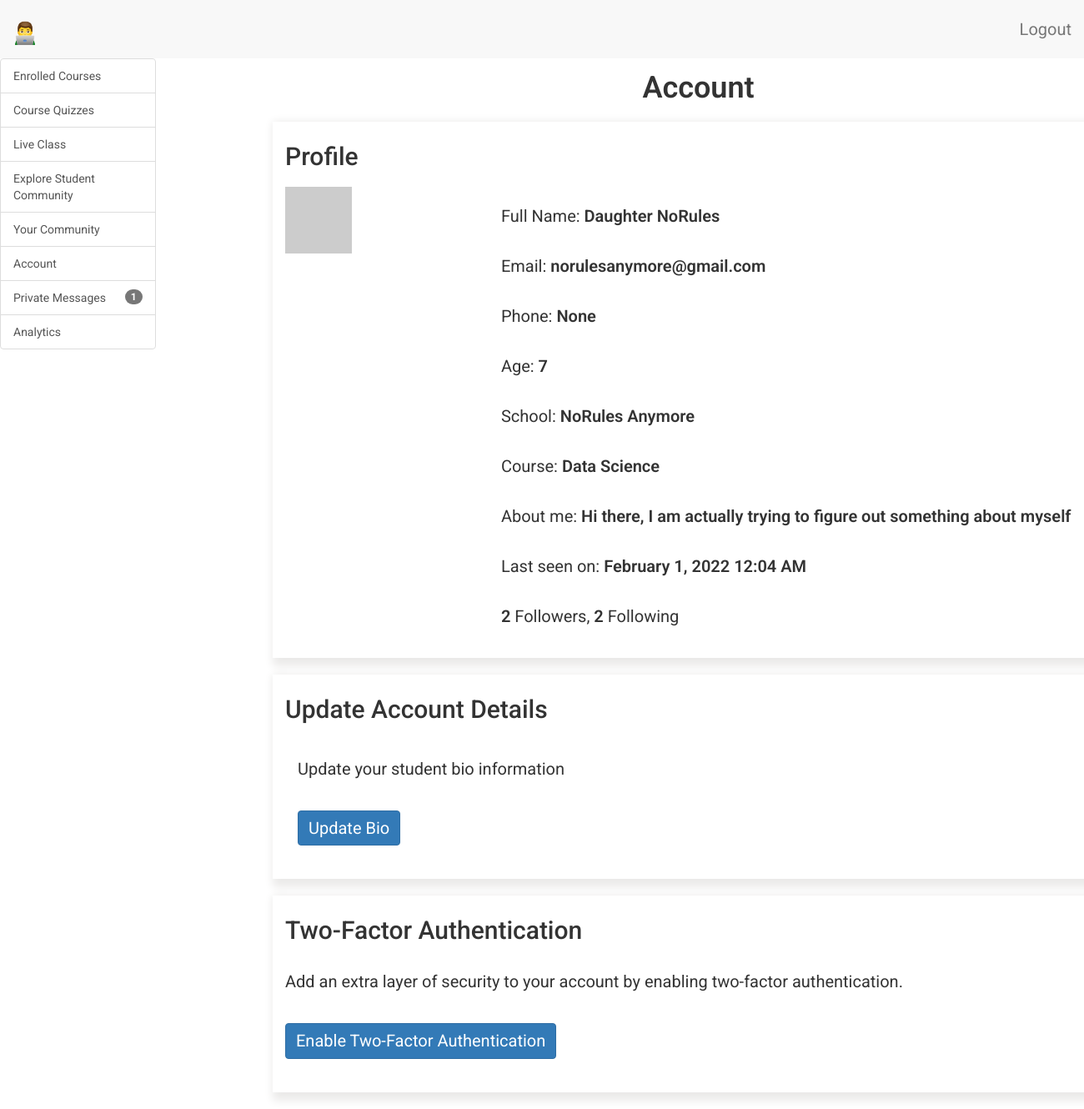
/student/dashboard/Daughter NoRules/account (signed in), run on the app's committed database.
### app/models.py (models this page shows, shortened)
class Student(UserMixin, db.Model):
    __tablename__ = 'student'
    id = db.Column(db.Integer, primary_key=True)
    student_full_name = db.Column(db.String(64), index=True, unique=True)
    student_email = db.Column(db.String(120), index=True, unique=True)
    student_phone = db.Column(db.String(120), index=True, unique=True)
    student_school = db.Column(db.String(120), index=True)
    student_age = db.Column(db.Integer, index=True)
    student_course = db.Column(db.String(120), index=True)
    student_password_hash = db.Column(db.String(128))
    student_about_me = db.Column(db.String(140))
    student_last_seen = db.Column(db.DateTime, default=datetime.utcnow)
    parent_id = db.Column(db.Integer, db.ForeignKey('parent.id'))
    messages_sent = db.relationship(
        'StudentMessage',
        foreign_keys='StudentMessage.sender_id',
        backref='author',
        lazy='dynamic')
    messages_received = db.relationship(
        'StudentMessage',
        foreign_keys='StudentMessage.recipient_id',
        backref='recipient',
        lazy='dynamic')
    last_message_read_time = db.Column(db.DateTime)
    notifications = db.relationship(
        'StudentNotification',
        backref='student',
        lazy='dynamic')
    comments = db.relationship(
        'CommunityComment', backref='author', lazy='dynamic')
    webdev_chapter1_comments = db.relationship(
        'WebDevChapter1Comment', backref='author', lazy='dynamic')
    webdev_chapter2_comments = db.relationship(
        'WebDevChapter2Comment', backref='author', lazy='dynamic')
    webdev_chapter3_comments = db.relationship(
        'WebDevChapter3Comment', backref='author', lazy='dynamic')
    webdev_chapter1_objectives = db.relationship(
        'WebDevChapter1Objectives', backref='author', lazy='dynamic')
    webdev_chapter2_objectives = db.relationship(
        'WebDevChapter2Objectives', backref='author', lazy='dynamic')
    webdev_chapter3_objectives = db.relationship(
        'WebDevChapter3Objectives', backref='author', lazy='dynamic')
    webdev_chapter1_quiz_total_scores = db.relationship(
        'WebDevChapter1QuizTotalScore',
        backref='author',
        lazy='dynamic')
    webdev_chapter2_quiz_total_scores = db.relationship(
        'WebDevChapter2QuizTotalScore',
        backref='author',
        lazy='dynamic')
    webdev_chapter3_quiz_total_scores = db.relationship(
        'WebDevChapter3QuizTotalScore',
        backref='author',
        lazy='dynamic')
    webdev_chapter1_quiz_1_options = db.relationship(
        'WebDevChapter1Quiz1Options',
        backref='author',
        lazy='dynamic')
    webdev_chapter2_quiz_1_options = db.relationship(
        'WebDevChapter2Quiz1Options',
        backref='author',
        lazy='dynamic')
    webdev_chapter3_quiz_1_options = db.relationship(
        'WebDevChapter3Quiz1Options',
        backref='author',
        lazy='dynamic')
    webdev_chapter1_quiz_2_options = db.relationship(
        'WebDevChapter1Quiz2Options',
        backref='author',
        lazy='dynamic')
    webdev_chapter2_quiz_2_options = db.relationship(
        'WebDevChapter2Quiz2Options',
        backref='author',
        lazy='dynamic')
    webdev_chapter3_quiz_2_options = db.relationship(
        'WebDevChapter3Quiz2Options',
        backref='author',
        lazy='dynamic')
    webdev_chapter1_quiz_3_options = db.relationship(
        'WebDevChapter1Quiz3Options',
        backref='author',
        lazy='dynamic')
    webdev_chapter2_quiz_3_options = db.relationship(
        'WebDevChapter2Quiz3Options',
        backref='author',
        lazy='dynamic')
    webdev_chapter3_quiz_3_options = db.relationship(
        'WebDevChapter3Quiz3Options',
        backref='author',
        lazy='dynamic')
    webdev_chapter1_quiz_4_options = db.relationship(
        'WebDevChapter1Quiz4Options',
        backref='author',
        lazy='dynamic')
    webdev_chapter2_quiz_4_options = db.relationship(
        'WebDevChapter2Quiz4Options',
        backref='author',
        lazy='dynamic')
    webdev_chapter3_quiz_4_options = db.relationship(
        'WebDevChapter3Quiz4Options',
        backref='author',
        lazy='dynamic')
    webdev_chapter1_quiz_5_options = db.relationship(
        'WebDevChapter1Quiz5Options',
        backref='author',
        lazy='dynamic')
    webdev_chapter2_quiz_5_options = db.relationship(
        'WebDevChapter2Quiz5Options',
        backref='author',
        lazy='dynamic')
    webdev_chapter3_quiz_5_options = db.relationship(
        'WebDevChapter3Quiz5Options',
        backref='author',
        lazy='dynamic')
    general_multi_choice_answer_1 = db.relationship(
        'GeneralMultipleChoicesAnswer1',
        backref='author',
        lazy='dynamic')
    general_multi_choice_answer_2 = db.relationship(
        'GeneralMultipleChoicesAnswer2',
        backref='author',
        lazy='dynamic')
    general_multi_choice_answer_3 = db.relationship(
        'GeneralMultipleChoicesAnswer3',
        backref='author',
        lazy='dynamic')
    general_multi_choice_answer_4 = db.relationship(
        'GeneralMultipleChoicesAnswer4',
        backref='author',
        lazy='dynamic')
    general_multi_choice_answer_5 = db.relationship(
        'GeneralMultipleChoicesAnswer5',
        backref='author',
        lazy='dynamic')
    general_multi_choice_answer_6 = db.relationship(
        'GeneralMultipleChoicesAnswer6',
        backref='author',
        lazy='dynamic')
    general_multi_choice_answer_7 = db.relationship(
        'GeneralMultipleChoicesAnswer7',
        backref='author',
        lazy='dynamic')
    general_multi_choice_answer_8 = db.relationship(
        'GeneralMultipleChoicesAnswer8',
        backref='author',
        lazy='dynamic')
    general_multi_choice_answer_9 = db.relationship(
        'GeneralMultipleChoicesAnswer9',
        backref='author',
        lazy='dynamic')
    general_multi_choice_answer_10 = db.relationship(
        'GeneralMultipleChoicesAnswer10',
        backref='author',
        lazy='dynamic')
    def new_messages(self):
        last_read_time = self.last_message_read_time or datetime(1900, 1, 1)
        return StudentMessage.query.filter_by(recipient=self).filter(
            StudentMessage.timestamp > last_read_time).count()
    def two_factor_student_enabled(self):
        return self.student_phone is not None
    def avatar_student(self, size):
        digest = md5(self.student_email.lower().encode('utf-8')).hexdigest()
        return 'https://www.gravatar.com/avatar/{}?d=identicon&s={}'.format(
            digest, size)
    followed = db.relationship(
        'Student',
        secondary=followers,
        primaryjoin=(followers.c.follower_id == id),
        secondaryjoin=(followers.c.followed_id == id),
        backref=db.backref('followers', lazy='dynamic'), lazy='dynamic')

### app/student/routes.py (the view)
@bp.route('/dashboard/<student_full_name>/account')
@login_required
def dashboard_account(student_full_name):
    student = Student.query.filter_by(
        student_full_name=student_full_name).first()
    return render_template(
        'student/account.html',
        title='Account',
        student=student)

### app/models.py (called while the page is built)
@login.user_loader
def load_user(id):
    admin = Admin.query.get(int(id))
    teacher = Teacher.query.get(int(id))
    student = Student.query.get(int(id))
    parent = Parent.query.get(int(id))
    if admin:
        return admin
    elif teacher:
        return teacher
    elif student:
        return student
    elif parent:
        return parent
    else:
        return None

    def __repr__(self):
        return f'Admin: {self.admin_full_name}'

### app/student/routes.py (called while the page is built)
@bp.before_request
def before_request():
    if current_user.is_authenticated:
        print(current_user)
        current_user.student_last_seen = datetime.utcnow()
        db.session.commit()

### app/templates/student/account.html (shortened to what this page needs)
{% extends 'base.html' %}
{% import 'bootstrap/wtf.html' as wtf %}
{% block student_app_content %}
    <div class="row">
        <div class="col-sm-12">
        </div>
    </div>
    <div class="row text-center">
        <div class="col-sm-12 student-content-title">
            <h1>{{ title }}</h1>
        </div>
    </div>
    <div id="account" class="tabcontent">
        <div class="row">
            <div class="row profile">
                <div class="col-sm-12">
                    <h2>Profile</h2>
                    <div class="row">
                        <div class="col-sm-3">
                            <img src=" {{ student.avatar_student(128) }} ">
                        </div>
                        <div class="col-sm-9">
                            <p>
                                Full Name: <span style="font-weight: 600;">{{ student.student_full_name }}</span>
                            </p>
                            <p>
                                Email: <span style="font-weight: 600;">{{ student.student_email }}</span>
                            </p>
                            <p>
                                Phone: <span style="font-weight: 600;">{{ student.student_phone }}</span>
                            </p>
                            <p>
                                Age: <span style="font-weight: 600;">{{ student.student_age }}</span>
                            </p>
                            <p>
                                School: <span style="font-weight: 600;">{{ student.student_school }}</span>
                            </p>
                            <p>
                                Course: <span style="font-weight: 600;">{{ student.student_course }}</span>
                            </p>
                            {% if student.student_about_me %}
                                <p>
                                    About me: <span style="font-weight: 600;">{{ student.student_about_me }}</span>
                                </p>
                            {% endif %}
                            {% if student.student_last_seen %}
                                <p>
                                    Last seen on: <span style="font-weight: 600;">{{ moment(student.student_last_seen).format('LLL') }}</span>
                                </p>
                            {% endif %}
                            <p>
                                <span style="font-weight: 600;">{{ student.followers.count() }}</span> Followers,
                                <span style="font-weight: 600;">{{ student.followed.count() }}</span> Following
                            </p>
                        </div>
                    </div>
                </div>
            </div>
            <div class="row update-account">
                <div class="col-sm-12">
                    <h2>Update Account Details</h2>
                    <div class="col-sm-12">
                        <p>
                            Update your student bio information <br>
                        </p>
                        <p>
                            <a href=" {{ url_for('student.edit_profile_student', student_full_name=student.student_full_name) }} " class="btn btn-primary">Update Bio</a>
                        </p>
                    </div>
                </div>
            </div>
            <div class="row two-factor-auth">
                <div class="col-sm-12">
                    <h2>Two-Factor Authentication</h2>
                    <p>
                        Add an extra layer of security to your account by enabling two-factor authentication.
                    </p>
                    {% if not student.two_factor_student_enabled() %}
                        <p>
                            <a href=" {{ url_for('auth.enable_2fa_student', student_full_name=student.student_full_name) }} " class="btn btn-primary">Enable Two-Factor Authentication</a>
                        </p>
                    {% else %}
                        <p>
                            <a href=" {{ url_for('auth.disable_2fa_student', student_full_name=student.student_full_name) }} " class="btn btn-primary">Disable Two-Factor Authentication</a>
                        </p>
                    {% endif %}
                </div>
            </div>
        </div>
    </div>
{% endblock %}

### app/static/css/main.css (style rules this page uses)
html, body { font-family: 'Roboto', sans-serif; }
h1 { padding-bottom: 10px; font-weight: 600; margin-top: 0px; padding-top: 0px; }
h2, h3, h4, h5, h6, p { margin-top: 0px; padding-top: 10px; padding-bottom: 10px; }
p, li { line-height: 30px; margin-top: 10px; margin-bottom: 10px; }
p, li, td, .btn, .btn-alt, .schedule-btn { font-size: 20px; }
.profile, .update-account, .two-factor-auth, .admin-teacher, .courses, .courses-on-offer { padding-top: 15px; padding-bottom: 15px; box-shadow: 5px 5px 10px 5px #ebeae9; margin-bottom: 20px; margin-left: 10px; }
.review-title h1, .student-content-title h1, .admin-content-title h1 { padding-top: 15px; }
.btn { margin-top: 5px; margin-bottom: 5px; }
.tabcontent { float: left; padding: 0px 12px; width: 99%; border-left: none; height: 300px; }

### data on the page
Student: student_full_name "Daughter NoRules", student_email "norulesanymore@gmail.com", student_phone "None", student_age "7", student_school "NoRules Anymore", student_course "Data Science", student_about_me "Hi there, I am actually trying to figure out something about myself", student_last_seen "February 1, 2022 12:04 AM"

### other printed values
{{ new_messages }} "1"
{{ title }} "Account"
{{ student.followers.count() }} "2"
{{ student.followed.count() }} "2"
